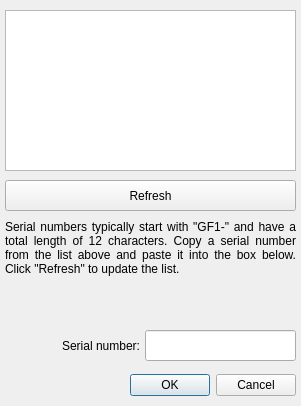
<?xml version="1.0" encoding="UTF-8"?>
<ui version="4.0">
 <class>Serial</class>
 <widget class="QDialog" name="Serial">
  <property name="geometry">
   <rect>
    <x>0</x>
    <y>0</y>
    <width>301</width>
    <height>406</height>
   </rect>
  </property>
  <property name="minimumSize">
   <size>
    <width>301</width>
    <height>406</height>
   </size>
  </property>
  <property name="maximumSize">
   <size>
    <width>301</width>
    <height>406</height>
   </size>
  </property>
  <property name="windowTitle">
   <string>Insert Serial Number</string>
  </property>
  <property name="windowIcon">
   <iconset resource="resources.qrc">
    <normaloff>:/icons/icons/active64.png</normaloff>
    <normalon>:/icons/icons/active64.png</normalon>
    <disabledoff>:/icons/icons/greyed64.png</disabledoff>
    <disabledon>:/icons/icons/greyed64.png</disabledon>
    <activeoff>:/icons/icons/active64.png</activeoff>
    <activeon>:/icons/icons/active64.png</activeon>
    <selectedoff>:/icons/icons/selected64.png</selectedoff>
    <selectedon>:/icons/icons/selected64.png</selectedon>:/icons/icons/active64.png</iconset>
  </property>
  <property name="locale">
   <locale language="English" country="UnitedStates"/>
  </property>
  <widget class="QDialogButtonBox" name="buttonBoxOkCancel">
   <property name="geometry">
    <rect>
     <x>5</x>
     <y>370</y>
     <width>291</width>
     <height>31</height>
    </rect>
   </property>
   <property name="orientation">
    <enum>Qt::Horizontal</enum>
   </property>
   <property name="standardButtons">
    <set>QDialogButtonBox::Cancel|QDialogButtonBox::Ok</set>
   </property>
  </widget>
  <widget class="QTextBrowser" name="textBrowserList">
   <property name="geometry">
    <rect>
     <x>5</x>
     <y>10</y>
     <width>291</width>
     <height>161</height>
    </rect>
   </property>
  </widget>
  <widget class="QLabel" name="labelSerial">
   <property name="geometry">
    <rect>
     <x>5</x>
     <y>337</y>
     <width>135</width>
     <height>17</height>
    </rect>
   </property>
   <property name="text">
    <string>Serial number:</string>
   </property>
   <property name="alignment">
    <set>Qt::AlignRight|Qt::AlignTrailing|Qt::AlignVCenter</set>
   </property>
  </widget>
  <widget class="QPushButton" name="pushButtonRefresh">
   <property name="geometry">
    <rect>
     <x>5</x>
     <y>180</y>
     <width>291</width>
     <height>31</height>
    </rect>
   </property>
   <property name="text">
    <string>Refresh</string>
   </property>
  </widget>
  <widget class="QLineEdit" name="lineEditSerial">
   <property name="geometry">
    <rect>
     <x>145</x>
     <y>330</y>
     <width>151</width>
     <height>31</height>
    </rect>
   </property>
   <property name="clearButtonEnabled">
    <bool>true</bool>
   </property>
  </widget>
  <widget class="QLabel" name="labelNote">
   <property name="geometry">
    <rect>
     <x>5</x>
     <y>220</y>
     <width>291</width>
     <height>101</height>
    </rect>
   </property>
   <property name="text">
    <string>Serial numbers typically start with &quot;GF1-&quot; and have a total length of 12 characters. Copy a serial number from the list above and paste it into the box below. Click &quot;Refresh&quot; to update the list.</string>
   </property>
   <property name="alignment">
    <set>Qt::AlignJustify|Qt::AlignTop</set>
   </property>
   <property name="wordWrap">
    <bool>true</bool>
   </property>
  </widget>
 </widget>
 <resources>
  <include location="resources.qrc"/>
 </resources>
 <connections>
  <connection>
   <sender>buttonBoxOkCancel</sender>
   <signal>accepted()</signal>
   <receiver>Serial</receiver>
   <slot>accept()</slot>
   <hints>
    <hint type="sourcelabel">
     <x>248</x>
     <y>254</y>
    </hint>
    <hint type="destinationlabel">
     <x>157</x>
     <y>274</y>
    </hint>
   </hints>
  </connection>
  <connection>
   <sender>buttonBoxOkCancel</sender>
   <signal>rejected()</signal>
   <receiver>Serial</receiver>
   <slot>reject()</slot>
   <hints>
    <hint type="sourcelabel">
     <x>316</x>
     <y>260</y>
    </hint>
    <hint type="destinationlabel">
     <x>286</x>
     <y>274</y>
    </hint>
   </hints>
  </connection>
 </connections>
</ui>
